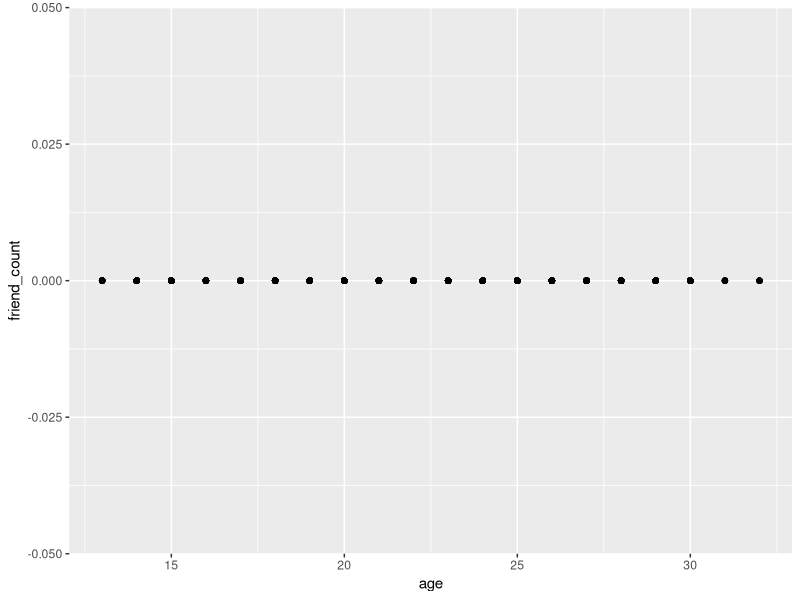
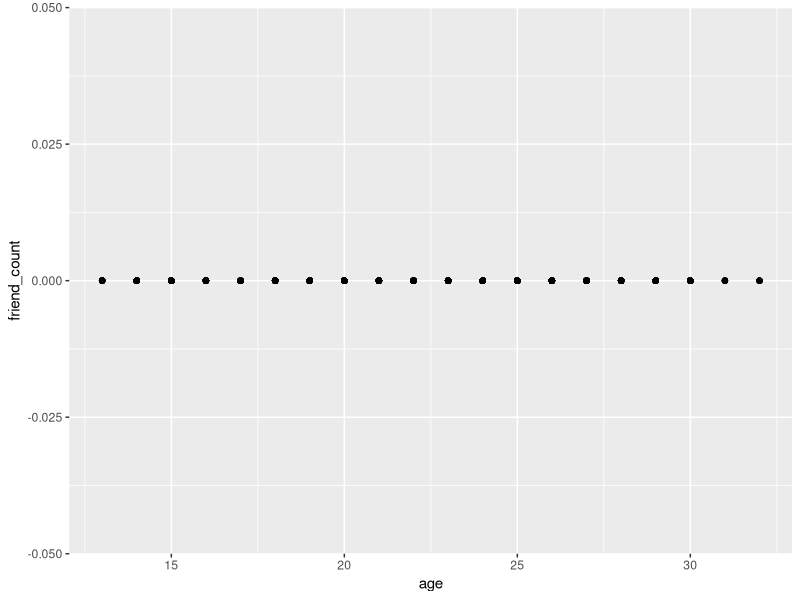

Write R code to recreate these figures, in order.
setwd('/Users/jason.xie/Desktop/Quick-Data-Science-Experiments-2015/udacity_R_class/L3')
library(ggplot2)

facebook <- read.csv('facebook.tsv', sep='\t')
names(facebook)
qplot(x=age, y=friend_count, data=facebook)

ggplot(aes(x=age, y=friend_count), data=facebook) + geom_point()
